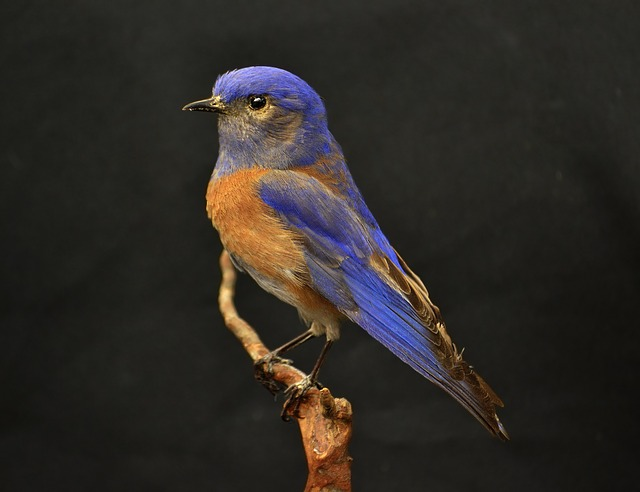
%> input picture exercise1/Assignment2/bird.jpg, 640 x 492 px
$ octave otsu_algo.m   (GNU Octave 9; MATLAB toolbox functions it lacks are replaced by stand-ins)
%> lines starting %> are read from the running program, lines starting %| are printed output that depends on the picture; in (x1, y1, x2, y2) boxes, pixels count from 0 and x2, y2 are one past the last pixel; in counts of white or black regions, pixels touching at a corner belong together; the program's own positions count from 1
### exercise1/Assignment3/myhist.m
function [ H, bins ] = myhist(I , nbins) % H, bins are outputs and I,nbins are inputs
I = reshape(I, 1, numel(I) ); % reshape image in 1D vector 1xI_len
H = zeros(1, nbins) ; % initialize the histogram
max_val_in = 255 ; % highest input value
min_val_in = 0 ; % lowest input value
max_val_out = nbins; % highest cell index
min_val_out = 1 ; % lowest cell index
% Compute bin numbers for all pixels
f = (max_val_out - min_val_out) / (max_val_in - min_val_in); % Compute the scaling factor
idx = floor(double(I) * f) + min_val_out; % Calculate indices for all pixels, rounding them down
idx(idx > nbins) = nbins; % Truncate the outliers
for i = 1 : length(I) % Now iterate the image and increase appropriate histogram cell for each ←-
% pixel
H(idx(i)) = H(idx(i)) + 1;
end
% Normalize the histogram (sum of cell values equals 1)
H = H / sum(H) ;
% Compute reference values for all cells in the histogram
bins = ( (1 : nbins) - min_val_out) ./ f;
end

### exercise1/extra/otsu.m
function threshold = otsu(I)
nbins = 256;
counts = myhist(I, nbins); % Obtain the histogram
p = counts / sum(counts); % Normalize the histogram
sigma = zeros(nbins, 1);
for t = 1 : nbins
qlow = sum(p(1:t));
qhigh = sum(p(t + 1 : end));
miu_L = sum(p(1:t) .* (1:t)) / qlow;
miu_H = sum(p(t + 1 : end) .* (t + 1 : nbins)) ./ qhigh;
sigma(t) = qlow * qhigh * (miu_L - miu_H) ^ 2;
end
[~, threshold] = max(sigma(:));
end

### exercise1/Assignment2/otsu_algo.m
A = rgb2gray(imread('bird.jpg'));
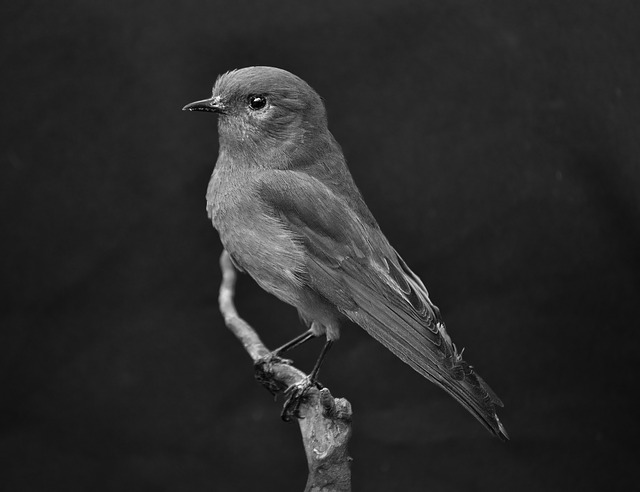
%> A: size 492x640 uint8; min 0, max 254, mean 42.8

tresh = otsu(A);
%> after the loop in myhist, `for i = 1 : length(I)`: H = 256 values, max 18270 at index 32, min 0 at index 238, mean 1230
%> in myhist, `H = H / sum(H) ;`: H = 256 values, max 0.058 at index 32, min 0 at index 238, mean 0.00391
%> in otsu, `counts = myhist(I, nbins);`: counts has the same summary as H in myhist
%> in otsu, `p = counts / sum(counts);`: p has the same summary as H in myhist
%> the loop in otsu, `for t = 1 : nbins` made 256 passes
%> (qlow, qhigh, miu_L, miu_H) on passes 1 to 3: (1.27e-05, 1, 1, 43.84), (6.67e-05, 1, 1.81, 43.85), (0.000124, 1, 2.36, 43.85)
%> in otsu, `[~, threshold] = max(sigma(:));`: threshold = 75
%> tresh = 75
[H, bins]= myhist(A, 255);
%> H = 255 values, max 0.058 at index 31, min 0 at index 237, mean 0.00392; bins = 255 values from 0 to 255

A1 = A > tresh;
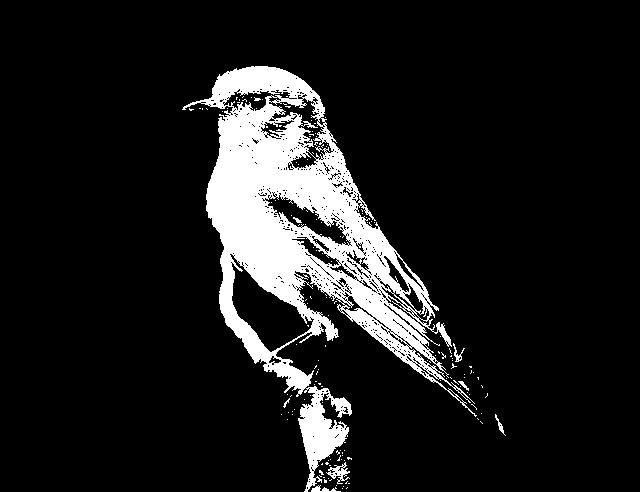
%> A1: size 492x640 logical; 11.4% white; 153 white regions (145 under 20 px), largest, box (x1, y1, x2, y2) and area: (182, 66, 477, 492) 34843, (326, 462, 350, 484) 202, (311, 485, 341, 492) 97

figure;
subplot(2,2,1);
imagesc(A);

subplot(2,2,2);
imagesc(A1);

colormap gray;

subplot(2,2,3);
bar(H);
hold on;
line([tresh tresh], [0 0.1], 'color', 'r');
colormap gray;

subplot(2,2,4);
imagesc(A>51); % manually set treshold, from assignment2 a
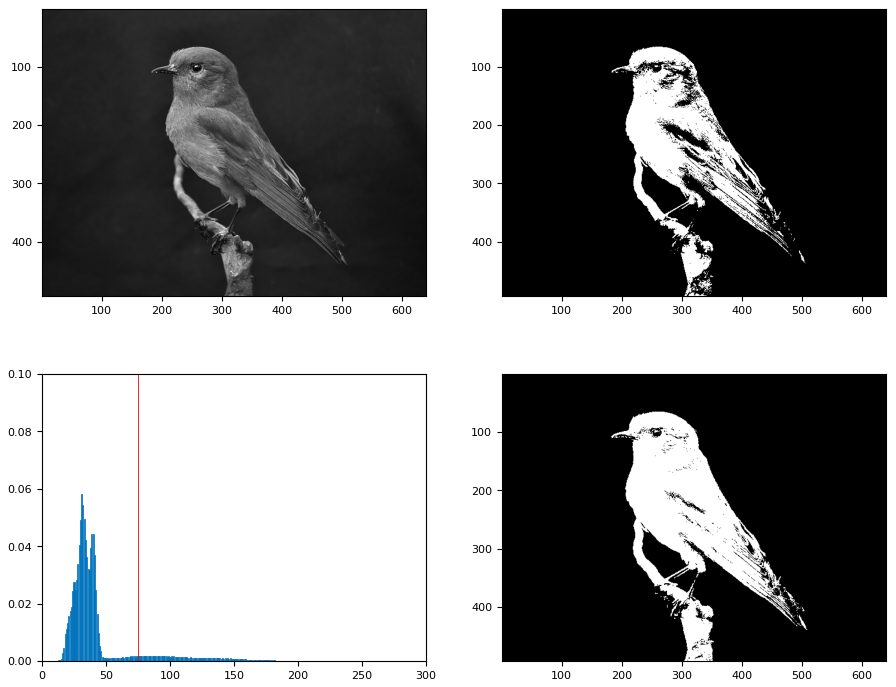
%> figure redrawn from the program's plot data, 4 panels

tresh
%> tresh = 75
